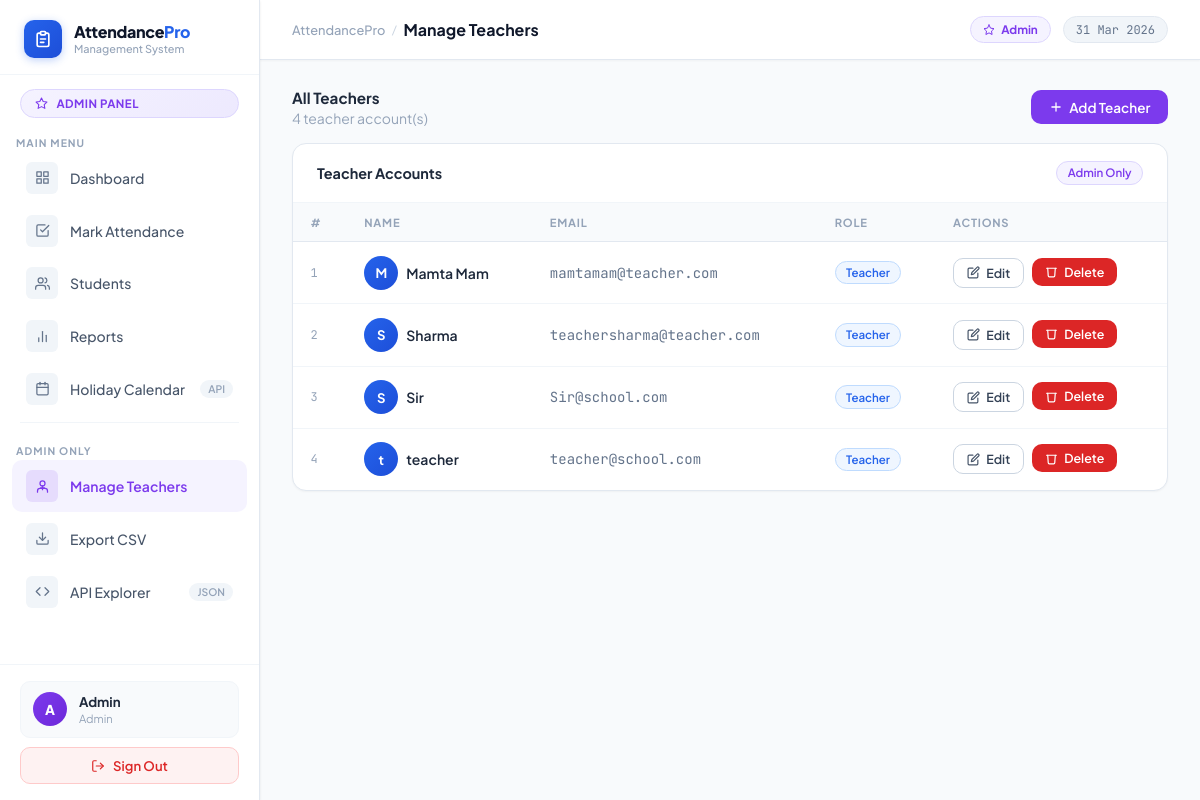
Screenshot of /teachers (signed in) with the database file from the repository.
### attendance-system/app.py (models this page shows)
class User(db.Model):
    id       = db.Column(db.Integer, primary_key=True)
    name     = db.Column(db.String(100), nullable=False)
    email    = db.Column(db.String(120), unique=True, nullable=False)
    password = db.Column(db.String(200), nullable=False)
    role     = db.Column(db.String(20), default="teacher")  # admin / teacher

### attendance-system/app.py (the view)
@app.route("/teachers")
@admin_required
def teachers():
    all_teachers = User.query.filter_by(role="teacher").order_by(User.name).all()
    return render_template("teachers.html", teachers=all_teachers)

### attendance-system/app.py (called while the page is built)
@app.context_processor
def inject_now():
    return {"now": datetime.utcnow()}

def admin_required(f):
    @wraps(f)
    def decorated(*args, **kwargs):
        if "user_id" not in session:
            return redirect(url_for("login"))
        if session.get("role") != "admin":
            flash("⛔ Admin access required.", "error")
            return redirect(url_for("dashboard"))
        return f(*args, **kwargs)
    return decorated

### attendance-system/templates/teachers.html (shortened to what this page needs)
{% extends "base.html" %}
{% block page_title %}Manage Teachers{% endblock %}
{% block content %}
<div class="flex justify-between items-center mb-4">
  <div>
    <div class="section-heading" style="margin-bottom:.1rem">All Teachers</div>
    <div class="text-sm text-muted">{{ teachers|length }} teacher account(s)</div>
  </div>
  <a href="{{ url_for('add_teacher') }}" class="btn btn-purple">
    <svg viewBox="0 0 24 24" fill="none" stroke="white" stroke-width="2" stroke-linecap="round" stroke-linejoin="round"><line x1="12" y1="5" x2="12" y2="19"/><line x1="5" y1="12" x2="19" y2="12"/></svg>
    Add Teacher
  </a>
</div>
<div class="card">
  <div class="card-header">
    <span class="card-title">Teacher Accounts</span>
    <span class="badge badge-purple">Admin Only</span>
  </div>
  <div class="table-wrap">
    <table>
      <thead><tr><th>#</th><th>Name</th><th>Email</th><th>Role</th><th>Actions</th></tr></thead>
      <tbody>
        {% if teachers %}
          {% for t in teachers %}
          <tr>
            <td class="text-muted text-xs font-mono">{{ loop.index }}</td>
            <td>
              <div class="flex items-center gap-2">
                <div style="width:34px;height:34px;border-radius:50%;background:linear-gradient(135deg,var(--primary),var(--primary-dark));display:flex;align-items:center;justify-content:center;color:white;font-size:.82rem;font-weight:700;flex-shrink:0">{{ t.name[0] }}</div>
                <span class="font-semibold" style="color:var(--gray-800)">{{ t.name }}</span>
              </div>
            </td>
            <td class="text-sm text-gray font-mono">{{ t.email }}</td>
            <td><span class="badge badge-blue">Teacher</span></td>
            <td>
              <div class="flex gap-2">
                <a href="{{ url_for('edit_teacher', tid=t.id) }}" class="btn btn-secondary btn-sm">
                  <svg viewBox="0 0 24 24" fill="none" stroke="currentColor" stroke-width="2" stroke-linecap="round" stroke-linejoin="round"><path d="M11 4H4a2 2 0 00-2 2v14a2 2 0 002 2h14a2 2 0 002-2v-7"/><path d="M18.5 2.5a2.121 2.121 0 013 3L12 15l-4 1 1-4 9.5-9.5z"/></svg>
                  Edit
                </a>
                <form method="POST" action="{{ url_for('delete_teacher', tid=t.id) }}" onsubmit="return confirm('Delete {{ t.name }}?')">
                  <button type="submit" class="btn btn-danger btn-sm">
                    <svg viewBox="0 0 24 24" fill="none" stroke="white" stroke-width="2" stroke-linecap="round" stroke-linejoin="round"><polyline points="3 6 5 6 21 6"/><path d="M19 6l-1 14a2 2 0 01-2 2H8a2 2 0 01-2-2L5 6"/></svg>
                    Delete
                  </button>
                </form>
              </div>
            </td>
          </tr>
          {% endfor %}
        {% endif %}
      </tbody>
    </table>
  </div>
</div>
{% endblock %}

### attendance-system/templates/base.html (style rules this page uses)
*,*::before,*::after { box-sizing:border-box;margin:0;padding:0 }
:root { --primary:#2563eb;--primary-dark:#1d4ed8;--primary-light:#eff6ff;--primary-mid:#bfdbfe; --success:#059669;--success-bg:#ecfdf5;--success-border:#a7f3d0; --danger:#dc2626;--danger-bg:#fef2f2;--danger-border:#fecaca; --warning:#d97706;--warning-bg:#fffbeb; --purple:#7c3aed;--purple-light:#f5f3ff;--purple-mid:#ddd6fe; --gray-50:#f8fafc;--gray-100:#f1f5f9;--gray-200:#e2e8f0; --gray-300:#cbd5e1;--gray-400:#94a3b8;--gray-500:#64748b; --gray-600:#475569;--gray-700:#334155;--gray-800:#1e293b;--gray-900:#0f172a; --white:#ffffff; --sidebar-w:260px; --topbar-h:60px; --radius-sm:6px;--radius:10px;--radius-lg:14px;--radius-xl:18px; --shadow-xs:0 1px 2px rgba(0,0,0,.04); --shadow-sm:0 1px 3px rgba(0,0,0,.06),0 1px 2px rgba(0,0,0,.04); --shadow:0 4px 6px rgba(0,0,0,.05),0 2px 4px rgba(0,0,0,.04); --shadow-md:0 10px 15px rgba(0,0,0,.06),0 4px 6px rgba(0,0,0,.04); }
html { scroll-behavior:smooth }
body { font-family:'Plus Jakarta Sans',sans-serif;background:var(--gray-50);color:var(--gray-800);min-height:100vh;display:flex;-webkit-font-smoothing:antialiased }
.card { background:var(--white); border:1px solid var(--gray-200); border-radius:var(--radius-lg); box-shadow:var(--shadow-xs); overflow:hidden; }
.card-header { padding:1.1rem 1.5rem; border-bottom:1px solid var(--gray-100); display:flex;align-items:center;justify-content:space-between; flex-wrap:wrap;gap:.5rem; }
.card-title { font-size:.9rem;font-weight:700;color:var(--gray-800) }
.table-wrap { overflow-x:auto }
table { width:100%;border-collapse:collapse }
thead tr { background:var(--gray-50) }
th { padding:.75rem 1.1rem; font-size:.7rem;font-weight:700;text-transform:uppercase;letter-spacing:.07em; color:var(--gray-400);border-bottom:1px solid var(--gray-200);text-align:left;white-space:nowrap; }
td { padding:.85rem 1.1rem;font-size:.875rem;border-bottom:1px solid var(--gray-100);color:var(--gray-700);vertical-align:middle }
tbody tr:last-child td { border-bottom:none }
tbody tr { transition:background .1s }
.badge { display:inline-flex;align-items:center;gap:.3rem;padding:.2rem .65rem;border-radius:99px;font-size:.72rem;font-weight:600;white-space:nowrap }
.badge-blue { background:var(--primary-light);color:var(--primary);border:1px solid var(--primary-mid) }
.badge-purple { background:var(--purple-light);color:var(--purple);border:1px solid var(--purple-mid) }
.btn { display:inline-flex;align-items:center;justify-content:center;gap:.4rem; padding:.52rem 1.1rem;border-radius:var(--radius); font-size:.845rem;font-weight:600; cursor:pointer;text-decoration:none;border:none; transition:all .15s ease;font-family:inherit;white-space:nowrap; }
.btn svg { width:14px;height:14px;fill:none;stroke-width:2.2;stroke-linecap:round;stroke-linejoin:round;flex-shrink:0 }
.btn-secondary { background:var(--white);color:var(--gray-700);border:1px solid var(--gray-300) }
.btn-secondary svg { stroke:var(--gray-600) }
.btn-danger { background:var(--danger);color:white }
.btn-danger svg { stroke:white }
.btn-purple { background:var(--purple);color:white }
.btn-purple svg { stroke:white }
.btn-sm { padding:.38rem .8rem;font-size:.78rem }
.btn-sm svg { width:13px;height:13px }
.flex { display:flex }
.items-center { align-items:center }
.justify-between { justify-content:space-between }
.gap-2 { gap:.5rem }
.mb-4 { margin-bottom:1rem }
.text-sm { font-size:.875rem }
.text-xs { font-size:.75rem }
.text-gray { color:var(--gray-500) }
.text-muted { color:var(--gray-400) }
.font-mono { font-family:'JetBrains Mono',monospace }
.font-semibold { font-weight:600 }
.section-heading { font-size:.95rem;font-weight:700;color:var(--gray-800);margin-bottom:1rem }

### rows the page displays
User: name "M", name "Mamta Mam", email "mamtamam@teacher.com"
User: name "S", name "Sharma", email "teachersharma@teacher.com"
User: name "S", name "Sir", email "Sir@school.com"
User: name "t", name "teacher", email "teacher@school.com"

### other values shown
{{ session.name[0].upper() }} "A"
{{ session.name }} "Admin"
{{ session.role }} "Admin"
{{ teachers|length }} "4"
